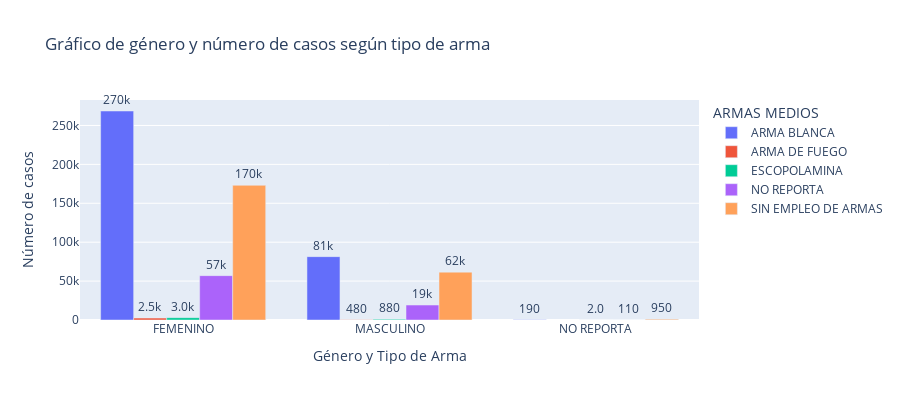

Notebook code for this chart:
### Code cell
# Crear un DataFrame con los datos necesarios
df_genero_armas = pd.pivot_table(
    df, 
    index=('GENERO', 'ARMAS MEDIOS'), 
    values='CANTIDAD', 
    aggfunc='count'
).reset_index()

# Crear un gráfico de barras 
fig_genero = px.bar(
    df_genero_armas,
    x='GENERO',  # Columna para el eje X
    y='CANTIDAD',  # Columna para el eje Y
    color='ARMAS MEDIOS',  # Columna que define los colores de las barras
    barmode='group',
    text_auto='.2s',
    title="Gráfico de género y número de casos según tipo de arma",
    labels={'CANTIDAD': 'Número de casos', 'GENERO': 'Género y Tipo de Arma'},
    height=400
)

# Personalizar el trazado del gráfico
fig_genero.update_traces(
    textfont_size=12,
    textangle=0,
    textposition="outside",
    cliponaxis=False
)

# Mostrar el gráfico
fig_genero.show()
fig_genero.write_html('graphics/genre.html') #usado para crear el grafico

### Figure 1 — Plotly figure (JSON) as saved in the notebook; plotly's stock layout.template omitted (floating-point values rounded to 4 significant figures)
{"data": [{"alignmentgroup": "True", "cliponaxis": false, "hovertemplate": "ARMAS MEDIOS=ARMA BLANCA<br>Género y Tipo de Arma=%{x}<br>Número de casos=%{y}<extra></extra>", "legendgroup": "ARMA BLANCA", "marker": {"color": "#636efa", "pattern": {"shape": ""}}, "name": "ARMA BLANCA", "offsetgroup": "ARMA BLANCA", "orientation": "v", "showlegend": true, "textangle": 0, "textfont": {"size": 12}, "textposition": "outside", "texttemplate": "%{y:.2s}", "type": "bar", "x": ["FEMENINO", "MASCULINO", "NO REPORTA"], "xaxis": "x", "y": [268591, 81434, 187], "yaxis": "y"}, {"alignmentgroup": "True", "cliponaxis": false, "hovertemplate": "ARMAS MEDIOS=ARMA DE FUEGO<br>Género y Tipo de Arma=%{x}<br>Número de casos=%{y}<extra></extra>", "legendgroup": "ARMA DE FUEGO", "marker": {"color": "#EF553B", "pattern": {"shape": ""}}, "name": "ARMA DE FUEGO", "offsetgroup": "ARMA DE FUEGO", "orientation": "v", "showlegend": true, "textangle": 0, "textfont": {"size": 12}, "textposition": "outside", "texttemplate": "%{y:.2s}", "type": "bar", "x": ["FEMENINO", "MASCULINO"], "xaxis": "x", "y": [2470, 479], "yaxis": "y"}, {"alignmentgroup": "True", "cliponaxis": false, "hovertemplate": "ARMAS MEDIOS=ESCOPOLAMINA<br>Género y Tipo de Arma=%{x}<br>Número de casos=%{y}<extra></extra>", "legendgroup": "ESCOPOLAMINA", "marker": {"color": "#00cc96", "pattern": {"shape": ""}}, "name": "ESCOPOLAMINA", "offsetgroup": "ESCOPOLAMINA", "orientation": "v", "showlegend": true, "textangle": 0, "textfont": {"size": 12}, "textposition": "outside", "texttemplate": "%{y:.2s}", "type": "bar", "x": ["FEMENINO", "MASCULINO", "NO REPORTA"], "xaxis": "x", "y": [2984, 877, 2], "yaxis": "y"}, {"alignmentgroup": "True", "cliponaxis": false, "hovertemplate": "ARMAS MEDIOS=NO REPORTA<br>Género y Tipo de Arma=%{x}<br>Número de casos=%{y}<extra></extra>", "legendgroup": "NO REPORTA", "marker": {"color": "#ab63fa", "pattern": {"shape": ""}}, "name": "NO REPORTA", "offsetgroup": "NO REPORTA", "orientation": "v", "showlegend": true, "textangle": 0, "textfont": {"size": 12}, "textposition": "outside", "texttemplate": "%{y:.2s}", "type": "bar", "x": ["FEMENINO", "MASCULINO", "NO REPORTA"], "xaxis": "x", "y": [57027, 19195, 108], "yaxis": "y"}, {"alignmentgroup": "True", "cliponaxis": false, "hovertemplate": "ARMAS MEDIOS=SIN EMPLEO DE ARMAS<br>Género y Tipo de Arma=%{x}<br>Número de casos=%{y}<extra></extra>", "legendgroup": "SIN EMPLEO DE ARMAS", "marker": {"color": "#FFA15A", "pattern": {"shape": ""}}, "name": "SIN EMPLEO DE ARMAS", "offsetgroup": "SIN EMPLEO DE ARMAS", "orientation": "v", "showlegend": true, "textangle": 0, "textfont": {"size": 12}, "textposition": "outside", "texttemplate": "%{y:.2s}", "type": "bar", "x": ["FEMENINO", "MASCULINO", "NO REPORTA"], "xaxis": "x", "y": [173096, 61519, 952], "yaxis": "y"}], "layout": {"barmode": "group", "height": 400, "legend": {"title": {"text": "ARMAS MEDIOS"}, "tracegroupgap": 0}, "title": {"text": "Gráfico de género y número de casos según tipo de arma"}, "xaxis": {"anchor": "y", "domain": [0, 1], "title": {"text": "Género y Tipo de Arma"}}, "yaxis": {"anchor": "x", "domain": [0, 1], "title": {"text": "Número de casos"}}}}
